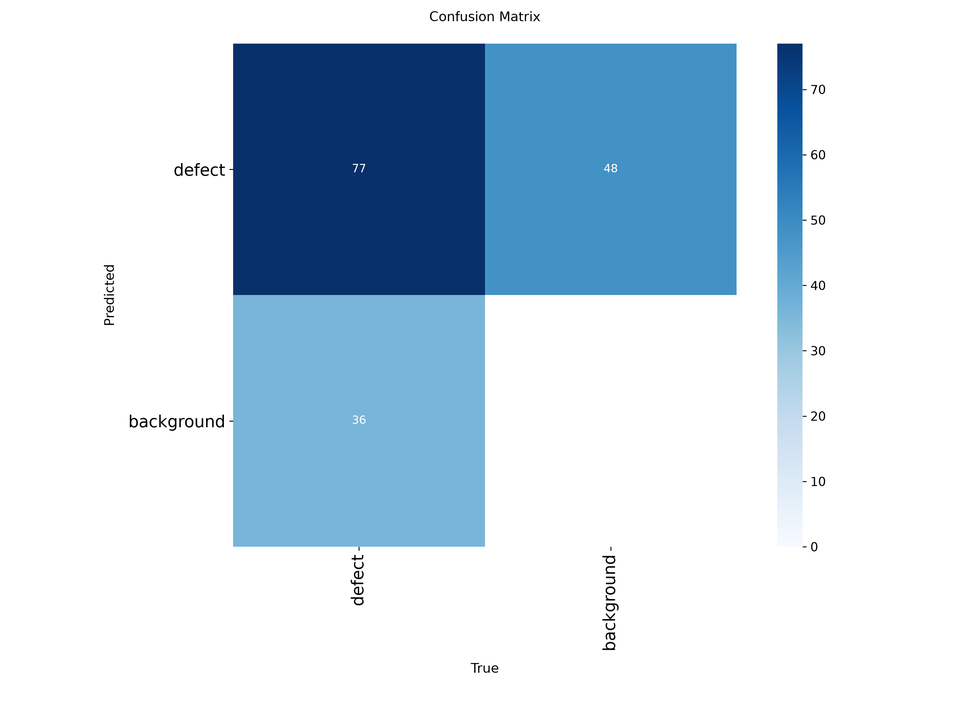
#> input picture runs/train/seabreeze/v4/confusion_matrix.png, 970 x 727 px, shrunk from 3000 x 2250 before the run
$ python motion_blur.py --image ../../../runs/train/seabreeze/v4/confusion_matrix.png --outdir out
#> lines starting #> are read from the running program, lines starting #| are printed output that depends on the picture
#!/usr/bin/env python3
# -*- coding: utf-8 -*-
"""D1-01 参数化运动模糊核生成(纯本地,证据层 L3)
线性运动核 K(θ,L) + 抖动项 σj;生成模糊配对图 + pairs.csv。
"""
import numpy as np
import cv2
import argparse, os, csv


def motion_kernel(L, theta, sigma_j=0.0, k=None):
    L = max(int(L), 2)
    k = k or int(L) + 4
    a, b = np.cos(np.deg2rad(theta)), np.sin(np.deg2rad(theta))
    img = np.zeros((k, k), dtype=np.float32)
    for s in np.linspace(-L / 2, L / 2, max(L, 2)):
        x = int(round(k / 2 + s * a))
        y = int(round(k / 2 + s * b))
        if 0 <= x < k and 0 <= y < k:
            img[y, x] = 1.0
    if sigma_j > 0:
        img += np.random.normal(0, sigma_j, img.shape)
    return img / (img.sum() + 1e-9)


def main():
    ap = argparse.ArgumentParser()
    ap.add_argument('--image', required=True)
    ap.add_argument('--outdir', required=True)
    ap.add_argument('--lengths', default='4,8,12,16,24')
    a = ap.parse_args()
    os.makedirs(a.outdir, exist_ok=True)
    img = cv2.imread(a.image)
#> img is the input picture: shape (727, 970, 3); mean B, G, R 231.4, 217.6, 200.4
    if img is None:
        raise SystemExit('读图失败')
    lengths = [int(x) for x in a.lengths.split(',')]
    rng = np.random.default_rng(0)
    pairs = []
    base = os.path.splitext(os.path.basename(a.image))[0]
    cv2.imwrite(os.path.join(a.outdir, f'{base}_clean.png'), img)
    for L in lengths:
        theta = rng.uniform(0, 360)
        ker = motion_kernel(L, theta, sigma_j=0.0)
        blur = cv2.filter2D(img, -1, ker, borderType=cv2.BORDER_REFLECT)
        name = f'{base}_blur_L{L}.png'
        cv2.imwrite(os.path.join(a.outdir, name), blur)
        pairs.append([f'{base}_clean.png', name, f'{theta:.1f}', L, 0])
#> this loop made 5 passes
#> pass 3, in main, `blur = cv2.filter2D(img, -1, ker, borderType=cv2.BORDER_REFLECT)`:
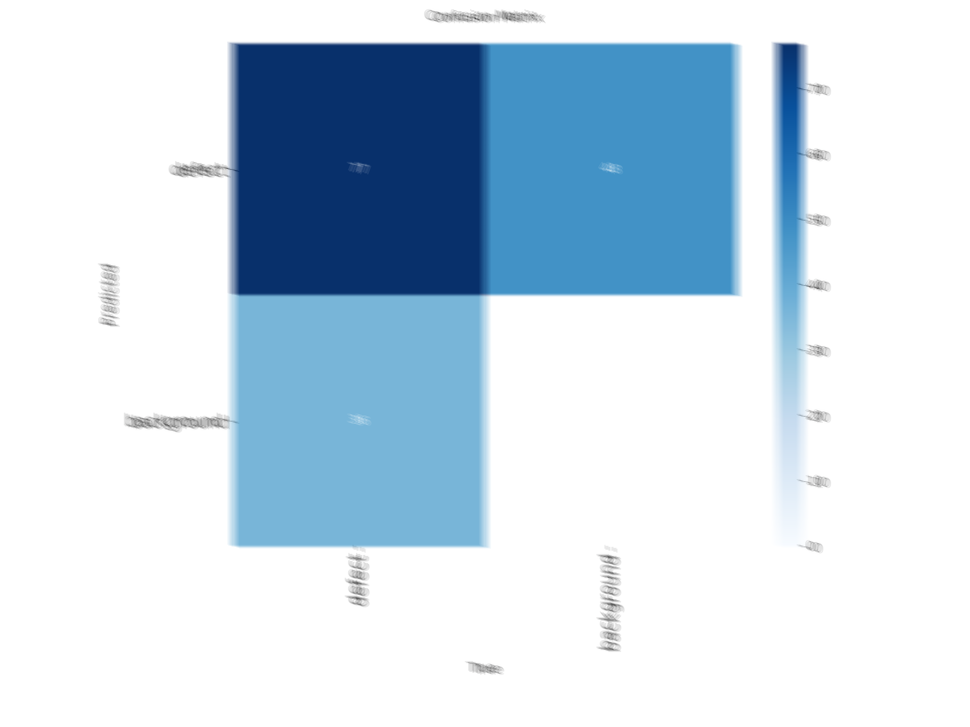
#> blur: shape (727, 970, 3); mean B, G, R 231.4, 217.6, 200.4
#> after the loop, pairs = 5 items
    with open(os.path.join(a.outdir, 'blur_pairs.csv'), 'w', newline='', encoding='utf-8') as f:
        w = csv.writer(f)
        w.writerow(['clean', 'blurred', 'theta', 'L_px', 'seed'])
        w.writerows(pairs)
    print(f'[OK] 运动模糊生成 {len(lengths)} 档 -> {a.outdir}')
#| [OK] 运动模糊生成 5 档 -> out


if __name__ == '__main__':
    main()
